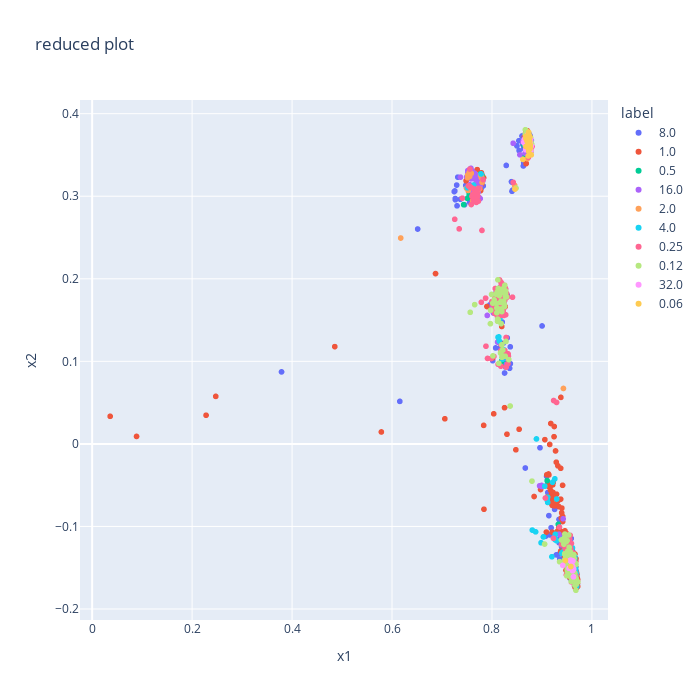

This figure's notebook cell:
### Markdown cell above
#### Visualizaciones de baja dimensión

### Code cell
lab = 'str_mic'
lab2 = 'phenotype'
embedding = amr_train_lsa
reduced_proj = pd.DataFrame({'x1': embedding.iloc[:,0], 'x2': embedding.iloc[:,1], 'label': metadata_tr[lab], 'label2': metadata_tr[lab2]})
fig = px.scatter(reduced_proj, x='x1', y='x2', hover_data='label2', color = 'label', title='reduced plot')
fig.update_layout(autosize=False, width=700, height=700)
fig.show()

### Figure 1 — Plotly figure (JSON) as saved in the notebook; plotly's stock layout.template omitted (floating-point values rounded to 4 significant figures; data arrays with more than 128 entries replaced by an {"elided": "..."} marker saying what was removed)
{"data": [{"customdata": {"elided": "795x1 str values"}, "hovertemplate": "label=8.0<br>x1=%{x}<br>x2=%{y}<br>label2=%{customdata[0]}<extra></extra>", "legendgroup": "8.0", "marker": {"color": "#636efa", "symbol": "circle"}, "mode": "markers", "name": "8.0", "showlegend": true, "type": "scattergl", "x": {"elided": "795 float values"}, "xaxis": "x", "y": {"elided": "795 float values"}, "yaxis": "y"}, {"customdata": {"elided": "1102x1 str values"}, "hovertemplate": "label=1.0<br>x1=%{x}<br>x2=%{y}<br>label2=%{customdata[0]}<extra></extra>", "legendgroup": "1.0", "marker": {"color": "#EF553B", "symbol": "circle"}, "mode": "markers", "name": "1.0", "showlegend": true, "type": "scattergl", "x": {"elided": "1102 float values"}, "xaxis": "x", "y": {"elided": "1102 float values"}, "yaxis": "y"}, {"customdata": [["Susceptible"], ["Susceptible"], ["Susceptible"], ["Susceptible"], ["Susceptible"], ["Susceptible"], ["Susceptible"], ["Susceptible"], ["Susceptible"], ["Susceptible"], ["Susceptible"], ["Susceptible"], ["Susceptible"], ["Susceptible"], ["Susceptible"], ["Susceptible"], ["Susceptible"], ["Susceptible"], ["Susceptible"], ["Susceptible"], ["Susceptible"], ["Susceptible"], ["Susceptible"], ["Susceptible"], ["Susceptible"], ["Susceptible"], ["Susceptible"], ["Susceptible"], ["Susceptible"], ["Susceptible"], ["Susceptible"], ["Susceptible"], ["Susceptible"], ["Susceptible"], ["Susceptible"], ["Susceptible"], ["Susceptible"], ["Susceptible"], ["Susceptible"], ["Susceptible"], ["Susceptible"], ["Susceptible"], ["Susceptible"], ["Susceptible"], ["Susceptible"], ["Susceptible"], ["Susceptible"], ["Susceptible"], ["Susceptible"], ["Susceptible"], ["Susceptible"], ["Susceptible"], ["Susceptible"], ["Susceptible"], ["Susceptible"], ["Susceptible"], ["Susceptible"], ["Susceptible"], ["Susceptible"], ["Susceptible"], ["Susceptible"], ["Susceptible"], ["Susceptible"], ["Susceptible"], ["Susceptible"], ["Susceptible"], ["Susceptible"], ["Susceptible"], ["Susceptible"], ["Susceptible"], ["Susceptible"], ["Susceptible"], ["Susceptible"], ["Susceptible"], ["Susceptible"], ["Susceptible"], ["Susceptible"]], "hovertemplate": "label=0.5<br>x1=%{x}<br>x2=%{y}<br>label2=%{customdata[0]}<extra></extra>", "legendgroup": "0.5", "marker": {"color": "#00cc96", "symbol": "circle"}, "mode": "markers", "name": "0.5", "showlegend": true, "type": "scattergl", "x": [0.7561, 0.7796, 0.7808, 0.7813, 0.7685, 0.7506, 0.7811, 0.7433, 0.7794, 0.7678, 0.7663, 0.7544, 0.7782, 0.7774, 0.7771, 0.7802, 0.7779, 0.7772, 0.7767, 0.7734, 0.7775, 0.7723, 0.8253, 0.8198, 0.8311, 0.818, 0.8223, 0.815, 0.8165, 0.9326, 0.9104, 0.9641, 0.8777, 0.8726, 0.8711, 0.8772, 0.8722, 0.874, 0.8752, 0.864, 0.8708, 0.8734, 0.871, 0.8701, 0.8765, 0.8748, 0.874, 0.8737, 0.8717, 0.8744, 0.8705, 0.8759, 0.8773, 0.8737, 0.8748, 0.876, 0.8649, 0.8704, 0.8655, 0.8743, 0.874, 0.8691, 0.8709, 0.8668, 0.8733, 0.8722, 0.8705, 0.8789, 0.8714, 0.8714, 0.8776, 0.8726, 0.8675, 0.8754, 0.8707, 0.8748, 0.8682], "xaxis": "x", "y": [0.3062, 0.3217, 0.3194, 0.3202, 0.3069, 0.2974, 0.3208, 0.2898, 0.322, 0.3123, 0.2987, 0.3027, 0.326, 0.3254, 0.3269, 0.3247, 0.3257, 0.327, 0.3264, 0.311, 0.3256, 0.3052, 0.1008, 0.1012, 0.1037, 0.09688, 0.1036, 0.1891, 0.1601, -0.0974, -0.04449, -0.1384, 0.3682, 0.3704, 0.3643, 0.3667, 0.3541, 0.3654, 0.3661, 0.3617, 0.3757, 0.3616, 0.3691, 0.3656, 0.3673, 0.3642, 0.3642, 0.361, 0.3618, 0.3601, 0.3681, 0.3714, 0.3649, 0.3671, 0.3626, 0.3616, 0.3612, 0.3693, 0.35, 0.3656, 0.3697, 0.3646, 0.3696, 0.3629, 0.3683, 0.3723, 0.3716, 0.3627, 0.3711, 0.37, 0.3624, 0.3722, 0.3743, 0.3715, 0.3659, 0.3657, 0.3609], "yaxis": "y"}, {"customdata": {"elided": "171x1 str values"}, "hovertemplate": "label=16.0<br>x1=%{x}<br>x2=%{y}<br>label2=%{customdata[0]}<extra></extra>", "legendgroup": "16.0", "marker": {"color": "#ab63fa", "symbol": "circle"}, "mode": "markers", "name": "16.0", "showlegend": true, "type": "scattergl", "x": {"elided": "171 float values"}, "xaxis": "x", "y": {"elided": "171 float values"}, "yaxis": "y"}, {"customdata": [["Susceptible"], ["Susceptible"], ["Susceptible"], ["Susceptible"], ["Susceptible"], ["Susceptible"], ["Susceptible"], ["Susceptible"], ["Susceptible"], ["Susceptible"], ["Susceptible"], ["Susceptible"], ["Susceptible"], ["Susceptible"], ["Susceptible"], ["Susceptible"], ["Susceptible"], ["Susceptible"], ["Susceptible"], ["Susceptible"], ["Susceptible"], ["Susceptible"], ["Susceptible"], ["Susceptible"], ["Susceptible"], ["Susceptible"], ["Susceptible"], ["Susceptible"], ["Susceptible"], ["Susceptible"], ["Susceptible"], ["Susceptible"], ["Susceptible"], ["Susceptible"], ["Susceptible"], ["Susceptible"], ["Susceptible"], ["Susceptible"], ["Susceptible"], ["Susceptible"], ["Susceptible"], ["Susceptible"], ["Susceptible"], ["Susceptible"], ["Susceptible"], ["Susceptible"], ["Susceptible"], ["Susceptible"], ["Susceptible"], ["Susceptible"], ["Susceptible"], ["Susceptible"], ["Susceptible"], ["Susceptible"], ["Susceptible"], ["Susceptible"], ["Susceptible"], ["Susceptible"], ["Susceptible"], ["Susceptible"], ["Susceptible"], ["Susceptible"], ["Susceptible"], ["Susceptible"], ["Susceptible"], ["Susceptible"], ["Susceptible"], ["Susceptible"], ["Susceptible"], ["Susceptible"], ["Susceptible"], ["Susceptible"], ["Susceptible"]], "hovertemplate": "label=2.0<br>x1=%{x}<br>x2=%{y}<br>label2=%{customdata[0]}<extra></extra>", "legendgroup": "2.0", "marker": {"color": "#FFA15A", "symbol": "circle"}, "mode": "markers", "name": "2.0", "showlegend": true, "type": "scattergl", "x": [0.749, 0.7509, 0.7638, 0.7613, 0.7512, 0.7665, 0.7791, 0.7512, 0.9429, 0.764, 0.7545, 0.7652, 0.7525, 0.7521, 0.7788, 0.7653, 0.7654, 0.7585, 0.7788, 0.7553, 0.778, 0.7632, 0.7772, 0.7754, 0.7802, 0.8726, 0.87, 0.8732, 0.8759, 0.8685, 0.8451, 0.8712, 0.8743, 0.8722, 0.8681, 0.8677, 0.8704, 0.8742, 0.8676, 0.8732, 0.8675, 0.8752, 0.8722, 0.8708, 0.8741, 0.872, 0.8705, 0.8731, 0.868, 0.8725, 0.8726, 0.8689, 0.8696, 0.8753, 0.8649, 0.8729, 0.8688, 0.8706, 0.6174, 0.8765, 0.8721, 0.8684, 0.866, 0.8743, 0.8766, 0.8733, 0.8707, 0.868, 0.8748, 0.8746, 0.8714, 0.8721, 0.872], "xaxis": "x", "y": [0.3097, 0.3104, 0.3113, 0.2946, 0.3224, 0.3014, 0.3232, 0.3256, 0.06714, 0.3089, 0.329, 0.308, 0.307, 0.3075, 0.3226, 0.3072, 0.3081, 0.3278, 0.3252, 0.324, 0.3266, 0.311, 0.3255, 0.3092, 0.3168, 0.3588, 0.3631, 0.3713, 0.3589, 0.3605, 0.3133, 0.3691, 0.3695, 0.3658, 0.3658, 0.3702, 0.3609, 0.3635, 0.3659, 0.3668, 0.3704, 0.3653, 0.3656, 0.3636, 0.3615, 0.3612, 0.3627, 0.3545, 0.3647, 0.3676, 0.3633, 0.3645, 0.3597, 0.3665, 0.368, 0.3554, 0.3632, 0.3607, 0.2494, 0.3569, 0.3757, 0.3789, 0.3669, 0.3691, 0.3603, 0.366, 0.3455, 0.3626, 0.3714, 0.3672, 0.3582, 0.3586, 0.3683], "yaxis": "y"}, {"customdata": [["Susceptible"], ["Susceptible"], ["Susceptible"], ["Susceptible"], ["Susceptible"], ["Resistant"], ["Resistant"], ["Resistant"], ["Resistant"], ["Resistant"], ["Resistant"], ["Resistant"], ["Resistant"], ["Resistant"], ["Resistant"], ["Resistant"], ["Resistant"], ["Resistant"], ["Resistant"], ["Resistant"], ["Resistant"], ["Resistant"], ["Resistant"], ["Resistant"], ["Resistant"], ["Resistant"], ["Resistant"], ["Resistant"], ["Resistant"], ["Resistant"], ["Resistant"], ["Resistant"], ["Resistant"], ["Resistant"], ["Resistant"], ["Resistant"], ["Resistant"], ["Resistant"], ["Resistant"], ["Resistant"], ["Resistant"], ["Resistant"], ["Resistant"], ["Resistant"], ["Resistant"], ["Resistant"], ["Resistant"], ["Resistant"], ["Resistant"], ["Resistant"], ["Resistant"], ["Resistant"], ["Resistant"], ["Resistant"], ["Resistant"], ["Resistant"], ["Resistant"], ["Resistant"], ["Resistant"], ["Resistant"], ["Resistant"], ["Resistant"], ["Resistant"], ["Resistant"], ["Resistant"], ["Resistant"], ["Resistant"], ["Resistant"], ["Resistant"], ["Resistant"], ["Resistant"], ["Resistant"], ["Resistant"], ["Resistant"], ["Resistant"], ["Resistant"], ["Resistant"], ["Resistant"], ["Resistant"], ["Resistant"], ["Resistant"], ["Resistant"], ["Resistant"], ["Resistant"], ["Resistant"], ["Resistant"], ["Resistant"], ["Resistant"], ["Resistant"], ["Resistant"], ["Resistant"], ["Resistant"], ["Resistant"], ["Resistant"], ["Resistant"], ["Resistant"], ["Resistant"], ["Resistant"], ["Resistant"], ["Resistant"], ["Resistant"], ["Resistant"], ["Resistant"], ["Resistant"], ["Resistant"], ["Resistant"], ["Resistant"], ["Resistant"], ["Resistant"], ["Resistant"], ["Resistant"], ["Resistant"], ["Resistant"], ["Resistant"], ["Resistant"], ["Resistant"], ["Resistant"], ["Resistant"], ["Resistant"], ["Resistant"], ["Resistant"], ["Resistant"]], "hovertemplate": "label=4.0<br>x1=%{x}<br>x2=%{y}<br>label2=%{customdata[0]}<extra></extra>", "legendgroup": "4.0", "marker": {"color": "#19d3f3", "symbol": "circle"}, "mode": "markers", "name": "4.0", "showlegend": true, "type": "scattergl", "x": [0.7507, 0.7631, 0.7626, 0.7621, 0.7781, 0.8246, 0.8251, 0.8138, 0.8121, 0.8148, 0.8213, 0.8213, 0.8214, 0.8158, 0.8118, 0.8231, 0.8179, 0.8092, 0.82, 0.8261, 0.9569, 0.9603, 0.9115, 0.9263, 0.9271, 0.9449, 0.9475, 0.9624, 0.941, 0.9291, 0.9268, 0.9398, 0.9114, 0.9675, 0.9056, 0.8806, 0.8873, 0.903, 0.9484, 0.903, 0.9587, 0.961, 0.9587, 0.9608, 0.9574, 0.9102, 0.9616, 0.9198, 0.9567, 0.9684, 0.9258, 0.8982, 0.954, 0.9455, 0.9666, 0.9672, 0.9595, 0.962, 0.9613, 0.9656, 0.9659, 0.9684, 0.9645, 0.9661, 0.889, 0.9295, 0.9537, 0.9584, 0.9666, 0.9657, 0.9662, 0.9554, 0.9641, 0.9653, 0.9678, 0.9606, 0.967, 0.9483, 0.9693, 0.9683, 0.967, 0.9686, 0.9654, 0.9652, 0.9647, 0.9656, 0.9669, 0.9676, 0.9709, 0.965, 0.9654, 0.965, 0.9648, 0.9666, 0.9575, 0.9658, 0.9658, 0.9659, 0.9667, 0.9673, 0.9632, 0.9672, 0.967, 0.9633, 0.9634, 0.9676, 0.9652, 0.9645, 0.9591, 0.9653, 0.9639, 0.9669, 0.9213, 0.9658, 0.9692, 0.9668, 0.9651, 0.9655, 0.96, 0.9524, 0.9406, 0.9562], "xaxis": "x", "y": [0.3101, 0.3136, 0.3106, 0.3121, 0.327, 0.1138, 0.1125, 0.1296, 0.1292, 0.1244, 0.1094, 0.1026, 0.1826, 0.1518, 0.1749, 0.1882, 0.159, 0.1694, 0.1794, 0.1873, -0.1432, -0.1586, -0.0709, -0.1161, -0.1154, -0.129, -0.1302, -0.1572, -0.1154, -0.1172, -0.1095, -0.1325, -0.06448, -0.1683, -0.05118, -0.1044, -0.1065, -0.1126, -0.1301, -0.1127, -0.1552, -0.1259, -0.1372, -0.1489, -0.1457, -0.06789, -0.1546, -0.1367, -0.1436, -0.1585, -0.04229, -0.1198, -0.1356, -0.1162, -0.1707, -0.1534, -0.1257, -0.1513, -0.1581, -0.1633, -0.1713, -0.1684, -0.158, -0.1566, 0.006022, -0.0668, -0.1294, -0.141, -0.1535, -0.1598, -0.1577, -0.1452, -0.157, -0.155, -0.1614, -0.1496, -0.1544, -0.1257, -0.172, -0.1567, -0.1571, -0.1687, -0.1552, -0.154, -0.1512, -0.1572, -0.1497, -0.1565, -0.167, -0.1377, -0.1542, -0.1517, -0.1659, -0.1582, -0.1471, -0.1547, -0.1549, -0.1552, -0.1556, -0.1601, -0.1536, -0.1596, -0.171, -0.1501, -0.1503, -0.1501, -0.1512, -0.1558, -0.1529, -0.1594, -0.1589, -0.1649, -0.04646, -0.139, -0.1729, -0.1566, -0.1604, -0.1363, -0.1316, -0.1405, -0.1314, -0.1431], "yaxis": "y"}, {"customdata": {"elided": "418x1 str values"}, "hovertemplate": "label=0.25<br>x1=%{x}<br>x2=%{y}<br>label2=%{customdata[0]}<extra></extra>", "legendgroup": "0.25", "marker": {"color": "#FF6692", "symbol": "circle"}, "mode": "markers", "name": "0.25", "showlegend": true, "type": "scattergl", "x": {"elided": "418 float values"}, "xaxis": "x", "y": {"elided": "418 float values"}, "yaxis": "y"}, {"customdata": {"elided": "256x1 str values"}, "hovertemplate": "label=0.12<br>x1=%{x}<br>x2=%{y}<br>label2=%{customdata[0]}<extra></extra>", "legendgroup": "0.12", "marker": {"color": "#B6E880", "symbol": "circle"}, "mode": "markers", "name": "0.12", "showlegend": true, "type": "scattergl", "x": {"elided": "256 float values"}, "xaxis": "x", "y": {"elided": "256 float values"}, "yaxis": "y"}, {"customdata": [["Resistant"], ["Resistant"], ["Resistant"], ["Resistant"], ["Resistant"], ["Resistant"], ["Resistant"], ["Resistant"], ["Resistant"], ["Resistant"], ["Resistant"], ["Resistant"], ["Resistant"], ["Resistant"], ["Resistant"], ["Resistant"], ["Resistant"], ["Resistant"], ["Resistant"], ["Resistant"], ["Resistant"], ["Resistant"], ["Resistant"], ["Resistant"], ["Resistant"], ["Resistant"], ["Resistant"], ["Resistant"], ["Resistant"], ["Resistant"], ["Resistant"], ["Resistant"], ["Resistant"], ["Resistant"], ["Resistant"], ["Resistant"], ["Resistant"], ["Resistant"], ["Resistant"], ["Resistant"], ["Resistant"], ["Resistant"], ["Resistant"], ["Resistant"], ["Resistant"], ["Resistant"], ["Resistant"], ["Resistant"], ["Resistant"], ["Resistant"], ["Resistant"], ["Resistant"], ["Resistant"], ["Resistant"], ["Resistant"], ["Resistant"], ["Resistant"], ["Resistant"], ["Resistant"], ["Resistant"], ["Resistant"], ["Resistant"], ["Resistant"], ["Resistant"], ["Resistant"], ["Resistant"], ["Resistant"], ["Resistant"], ["Resistant"], ["Resistant"], ["Resistant"], ["Resistant"], ["Resistant"], ["Resistant"], ["Resistant"], ["Resistant"], ["Resistant"], ["Resistant"], ["Resistant"], ["Resistant"], ["Resistant"], ["Resistant"], ["Resistant"], ["Resistant"]], "hovertemplate": "label=32.0<br>x1=%{x}<br>x2=%{y}<br>label2=%{customdata[0]}<extra></extra>", "legendgroup": "32.0", "marker": {"color": "#FF97FF", "symbol": "circle"}, "mode": "markers", "name": "32.0", "showlegend": true, "type": "scattergl", "x": [0.9613, 0.9416, 0.9613, 0.9598, 0.9634, 0.956, 0.961, 0.962, 0.963, 0.9623, 0.9578, 0.9584, 0.9542, 0.8698, 0.8666, 0.8736, 0.8715, 0.8719, 0.8707, 0.8664, 0.8682, 0.8781, 0.874, 0.8697, 0.8706, 0.87, 0.8732, 0.8706, 0.8708, 0.871, 0.871, 0.8712, 0.8733, 0.8767, 0.8741, 0.8783, 0.8746, 0.8716, 0.871, 0.8716, 0.8709, 0.8725, 0.8748, 0.8768, 0.8741, 0.8697, 0.8776, 0.8713, 0.8745, 0.8635, 0.8726, 0.8709, 0.8725, 0.8737, 0.8703, 0.8685, 0.8756, 0.8729, 0.8716, 0.8744, 0.8734, 0.8756, 0.8722, 0.8674, 0.8705, 0.8675, 0.87, 0.8706, 0.8704, 0.8714, 0.8753, 0.8727, 0.8685, 0.8758, 0.8702, 0.8713, 0.8699, 0.8643, 0.87, 0.8711, 0.8769, 0.8715, 0.866, 0.8729], "xaxis": "x", "y": [-0.1483, -0.1471, -0.1537, -0.1452, -0.1517, -0.1412, -0.148, -0.1417, -0.161, -0.1509, -0.1407, -0.142, -0.1507, 0.3704, 0.3701, 0.358, 0.3602, 0.3713, 0.3612, 0.3627, 0.3616, 0.3601, 0.3571, 0.3624, 0.3674, 0.3703, 0.3594, 0.3617, 0.3676, 0.3718, 0.3659, 0.3686, 0.3684, 0.3664, 0.3559, 0.3613, 0.3656, 0.369, 0.3694, 0.3625, 0.3632, 0.3606, 0.3546, 0.3631, 0.3678, 0.3736, 0.3688, 0.3696, 0.3574, 0.3652, 0.3559, 0.3576, 0.3592, 0.3591, 0.3628, 0.3682, 0.3623, 0.3577, 0.3665, 0.3621, 0.3614, 0.3589, 0.3722, 0.3646, 0.3606, 0.3563, 0.3729, 0.3615, 0.3639, 0.3648, 0.3539, 0.3657, 0.3627, 0.3537, 0.3704, 0.3678, 0.3612, 0.3684, 0.3689, 0.3567, 0.355, 0.3645, 0.3654, 0.3653], "yaxis": "y"}, {"customdata": [["Susceptible"], ["Susceptible"], ["Susceptible"], ["Susceptible"], ["Susceptible"], ["Susceptible"], ["Susceptible"], ["Susceptible"], ["Susceptible"], ["Susceptible"], ["Susceptible"], ["Susceptible"], ["Susceptible"], ["Susceptible"], ["Susceptible"], ["Susceptible"], ["Susceptible"], ["Susceptible"], ["Susceptible"], ["Susceptible"], ["Susceptible"], ["Susceptible"], ["Susceptible"], ["Susceptible"], ["Susceptible"], ["Susceptible"], ["Susceptible"], ["Susceptible"], ["Susceptible"], ["Susceptible"], ["Susceptible"], ["Susceptible"], ["Susceptible"], ["Susceptible"], ["Susceptible"], ["Susceptible"]], "hovertemplate": "label=0.06<br>x1=%{x}<br>x2=%{y}<br>label2=%{customdata[0]}<extra></extra>", "legendgroup": "0.06", "marker": {"color": "#FECB52", "symbol": "circle"}, "mode": "markers", "name": "0.06", "showlegend": true, "type": "scattergl", "x": [0.9469, 0.9578, 0.8758, 0.8752, 0.8733, 0.8734, 0.8786, 0.868, 0.8737, 0.8761, 0.8459, 0.8685, 0.8752, 0.8754, 0.8679, 0.874, 0.8619, 0.8723, 0.8766, 0.8723, 0.8678, 0.8735, 0.8706, 0.8748, 0.87, 0.8743, 0.8723, 0.8738, 0.8698, 0.8725, 0.8737, 0.8733, 0.8718, 0.8736, 0.876, 0.8762], "xaxis": "x", "y": [-0.1413, -0.1485, 0.3661, 0.3703, 0.3663, 0.3636, 0.3501, 0.3603, 0.3592, 0.3576, 0.3086, 0.371, 0.3725, 0.3718, 0.3729, 0.3654, 0.3446, 0.3593, 0.3598, 0.3488, 0.37, 0.355, 0.3662, 0.3605, 0.3681, 0.3679, 0.3677, 0.3742, 0.3675, 0.3709, 0.369, 0.3776, 0.366, 0.3698, 0.3634, 0.3619], "yaxis": "y"}], "layout": {"autosize": false, "height": 700, "legend": {"title": {"text": "label"}, "tracegroupgap": 0}, "title": {"text": "reduced plot"}, "width": 700, "xaxis": {"anchor": "y", "domain": [0, 1], "title": {"text": "x1"}}, "yaxis": {"anchor": "x", "domain": [0, 1], "title": {"text": "x2"}}}}
